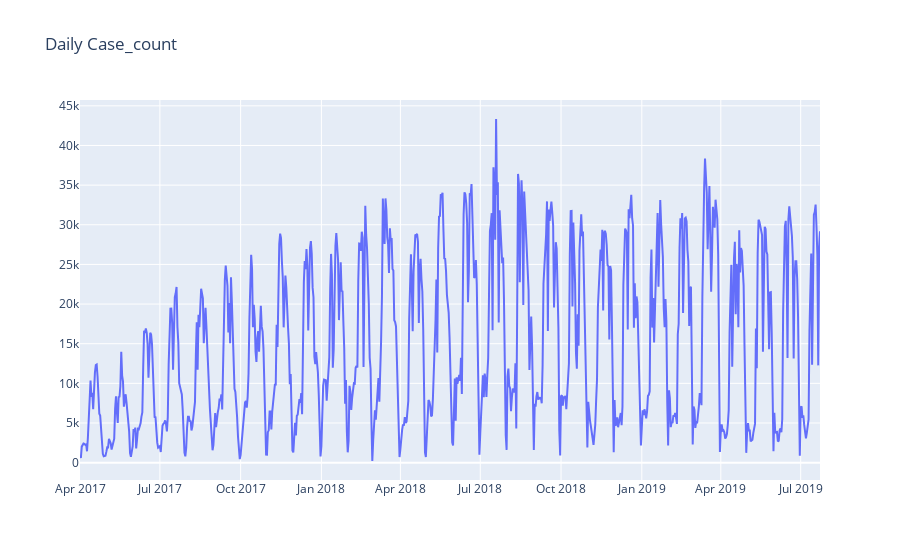

The notebook cell this image was saved under:
### Code cell
# plot daily case_count
plot_data = [
    go.Scatter(
        x = segment2['application_date'],
        y = segment2['case_count']
    )
]

plot_layout = go.Layout(title = 'Daily Case_count')
fig = go.Figure(data = plot_data, layout = plot_layout)
pyoff.iplot(fig)

### Figure 1 — Plotly figure (JSON) as saved in the notebook; plotly's stock layout.template omitted (floating-point values rounded to 4 significant figures; data arrays with more than 128 entries replaced by an {"elided": "..."} marker saying what was removed)
{"data": [{"type": "scatter", "x": {"elided": "844 str values"}, "y": {"elided": "844 int values"}}], "layout": {"title": {"text": "Daily Case_count"}}}
